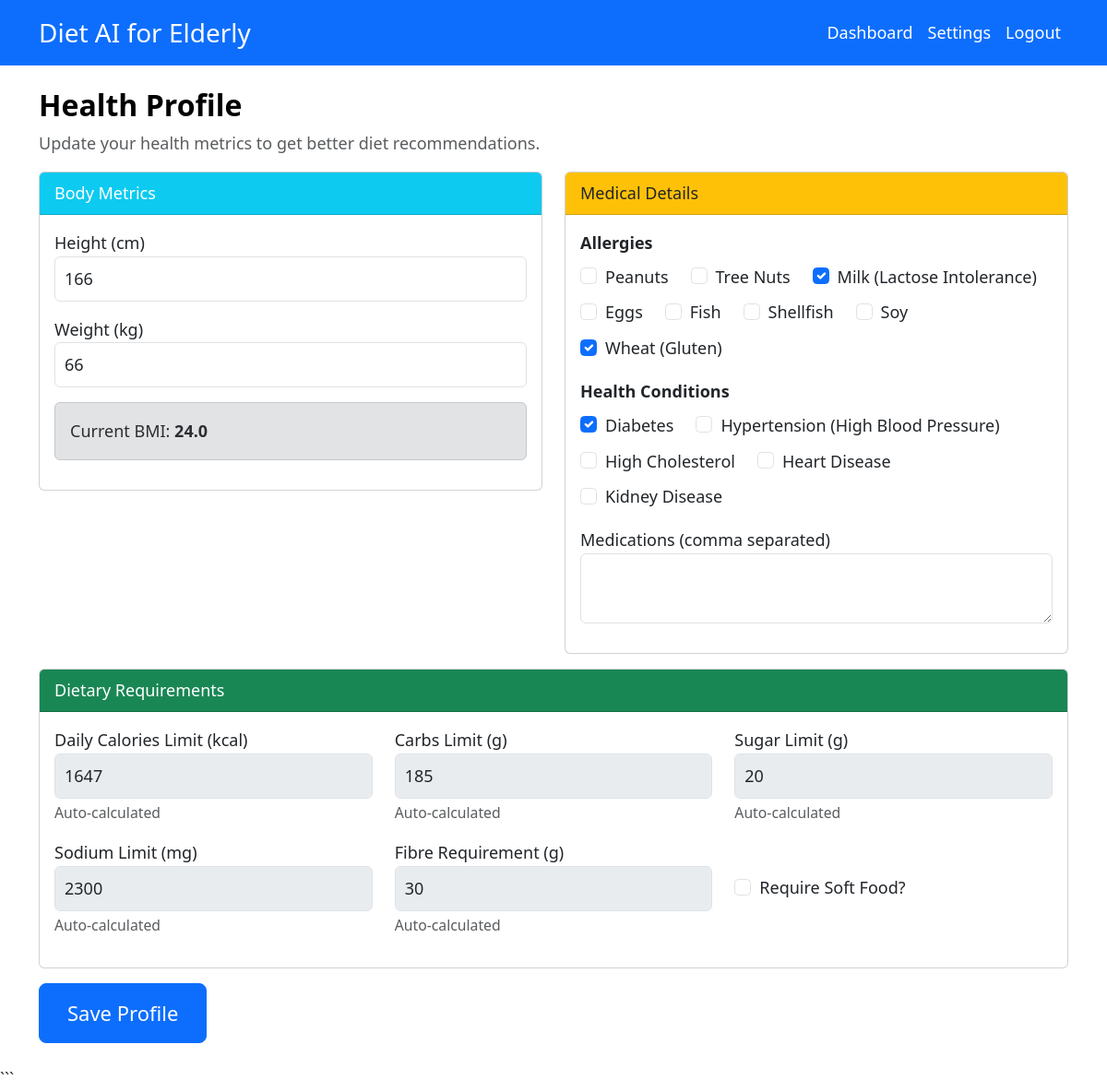
The page /pages/profile.php (signed in) on the database its author committed.
### tables this page shows
CREATE TABLE `profiles` (
  `profileID` varchar(50) NOT NULL,
  `elderlyID` varchar(50) NOT NULL,
  `height` double NOT NULL,
  `weight` double NOT NULL,
  `bmi` double NOT NULL,
  `allergies` text DEFAULT NULL,
  `healthCondition` text DEFAULT NULL,
  `caloriesLimit` double DEFAULT 0,
  `carbsLimit` double DEFAULT 0,
  `sugarLimit` double DEFAULT 0,
  `sodiumLimit` double DEFAULT 0,
  `fibreRequirement` double DEFAULT 0,
  `softFoodRequirement` tinyint(1) DEFAULT 0,
  `medicationList` text DEFAULT NULL
);

### includes/auth.php (called while the page is built, shortened)
<?php
function getCurrentUser()
{
    global $pdo;
    require_once __DIR__ . '/../classes/User.php';
    $stmt = $pdo->prepare("SELECT * FROM users WHERE userID = ?");
    $stmt->execute([$_SESSION['user_id']]);
    $data = $stmt->fetch(PDO::FETCH_ASSOC);
    if ($data) {
        switch ($data['role']) {
            case 'Elderly':
            case 'User':
                return new Elderly($pdo, $data);
        }
    }
    return null;
}
?>

### classes/User.php (called while the page is built, shortened)
<?php
class User implements UserStrategy
{
    public function __construct($pdo, $data = null)
    {
        if ($data) {
            $this->userID = $data['userID'] ?? null;
        }
    }
}
?>

### classes/Profile.php (called while the page is built, shortened)
<?php
class Profile
{
    private $pdo;
    private $elderlyID;
    public function __construct($pdo, $elderlyID = null)
    {
        $this->pdo = $pdo;
        $this->elderlyID = $elderlyID;
        if ($elderlyID) {
            $this->load();
        }
    }
    private function load()
    {
        $stmt = $this->pdo->prepare("
            SELECT p.*, u.age, u.gender
            FROM profiles p
            JOIN users u ON p.elderlyID = u.userID
            WHERE p.elderlyID = ?
        ");
        $stmt->execute([$this->elderlyID]);
        $data = $stmt->fetch();
        if ($data) {
            $this->height = $data['height'];
            $this->weight = $data['weight'];
            $this->bmi = $data['bmi'];
            $this->allergies = json_decode($data['allergies'], true) ?? [];
            $this->healthCondition = json_decode($data['healthCondition'], true) ?? [];
            $this->caloriesLimit = $data['caloriesLimit'];
            $this->carbsLimit = $data['carbsLimit'];
            $this->sugarLimit = $data['sugarLimit'];
            $this->sodiumLimit = $data['sodiumLimit'];
            $this->fibreRequirement = $data['fibreRequirement'];
            $this->softFoodRequirement = (bool) $data['softFoodRequirement'];
        }
    }
}
?>

### pages/profile.php (the view, shortened to what this page needs)
<?php
require_once '../includes/auth.php';
require_once '../includes/db.php';
require_once '../classes/Profile.php';
$user = getCurrentUser();
$profile = new Profile($pdo, $user->userID);
$availableAllergies = [
    'Peanuts',
    'Tree Nuts',
    'Milk (Lactose Intolerance)',
    'Eggs',
    'Fish',
    'Shellfish',
    'Soy',
    'Wheat (Gluten)'
];
$availableConditions = [
    'Diabetes',
    'Hypertension (High Blood Pressure)',
    'High Cholesterol',
    'Heart Disease',
    'Kidney Disease'
];
include '../includes/header.php';
?>
<div class="row">
    <div class="col-md-12">
        <h2>Health Profile</h2>
        <p class="text-muted">Update your health metrics to get better diet recommendations.</p>
    </div>
</div>
<form method="post">
    <div class="row">
        <div class="col-md-6">
            <div class="card mb-3">
                <div class="card-header bg-info text-white">Body Metrics</div>
                <div class="card-body">
                    <div class="mb-3">
                        <label>Height (cm)</label>
                        <input type="number" step="0.1" name="height" class="form-control"
                            value="<?= $profile->height ?>" required>
                    </div>
                    <div class="mb-3">
                        <label>Weight (kg)</label>
                        <input type="number" step="0.1" name="weight" class="form-control"
                            value="<?= $profile->weight ?>" required>
                    </div>
                    <?php if ($profile->bmi): ?>
                        <div class="alert alert-secondary">Current BMI:
                            <strong><?= number_format($profile->bmi, 1) ?></strong>
                        </div>
                    <?php endif; ?>
                </div>
            </div>
        </div>
        <div class="col-md-6">
            <div class="card mb-3">
                <div class="card-header bg-warning text-dark">Medical Details</div>
                <div class="card-body">
                    <div class="mb-3">
                        <label class="form-label">Allergies</label>
                        <div class="d-flex flex-wrap gap-2">
                            <?php foreach ($availableAllergies as $allergy): ?>
                                <div class="form-check me-3">
                                    <input class="form-check-input" type="checkbox" name="allergies[]"
                                        value="<?= htmlspecialchars($allergy) ?>" id="allergy_<?= md5($allergy) ?>"
                                        <?= in_array($allergy, $profile->allergies) ? 'checked' : '' ?>>
                                    <label class="form-check-label" for="allergy_<?= md5($allergy) ?>">
                                        <?= htmlspecialchars($allergy) ?>
                                    </label>
                                </div>
                            <?php endforeach; ?>
                        </div>
                    </div>
                    <div class="mb-3">
                        <label class="form-label">Health Conditions</label>
                        <div class="d-flex flex-wrap gap-2">
                            <?php foreach ($availableConditions as $cond): ?>
                                <div class="form-check me-3">
                                    <input class="form-check-input" type="checkbox" name="healthCondition[]"
                                        value="<?= htmlspecialchars($cond) ?>" id="cond_<?= md5($cond) ?>"
                                        <?= in_array($cond, $profile->healthCondition) ? 'checked' : '' ?>>
                                    <label class="form-check-label" for="cond_<?= md5($cond) ?>">
                                        <?= htmlspecialchars($cond) ?>
                                    </label>
                                </div>
                            <?php endforeach; ?>
                        </div>
                    </div>
                    <div class="mb-3">
                        <label>Medications (comma separated)</label>
                        <textarea name="medicationList"
                            class="form-control"><?= implode(', ', $profile->medicationList) ?></textarea>
                    </div>
                </div>
            </div>
        </div>
    </div>
    <div class="row">
        <div class="col-md-12">
            <div class="card mb-3">
                <div class="card-header bg-success text-white">Dietary Requirements</div>
                <div class="card-body">
                    <div class="row">
                        <div class="col-md-4 mb-3">
                            <label>Daily Calories Limit (kcal)</label>
                            <input type="number" name="caloriesLimit" class="form-control"
                                value="<?= $profile->caloriesLimit ?>" readonly style="background-color: #e9ecef;">
                            <small class="text-muted">Auto-calculated</small>
                        </div>
                        <div class="col-md-4 mb-3">
                            <label>Carbs Limit (g)</label>
                            <input type="number" name="carbsLimit" class="form-control"
                                value="<?= $profile->carbsLimit ?>" readonly style="background-color: #e9ecef;">
                            <small class="text-muted">Auto-calculated</small>
                        </div>
                        <div class="col-md-4 mb-3">
                            <label>Sugar Limit (g)</label>
                            <input type="number" name="sugarLimit" class="form-control"
                                value="<?= $profile->sugarLimit ?>" readonly style="background-color: #e9ecef;">
                            <small class="text-muted">Auto-calculated</small>
                        </div>
                        <div class="col-md-4 mb-3">
                            <label>Sodium Limit (mg)</label>
                            <input type="number" name="sodiumLimit" class="form-control"
                                value="<?= $profile->sodiumLimit ?>" readonly style="background-color: #e9ecef;">
                            <small class="text-muted">Auto-calculated</small>
                        </div>
                        <div class="col-md-4 mb-3">
                            <label>Fibre Requirement (g)</label>
                            <input type="number" name="fibreRequirement" class="form-control"
                                value="<?= $profile->fibreRequirement ?>" readonly style="background-color: #e9ecef;">
                            <small class="text-muted">Auto-calculated</small>
                        </div>
                        <div class="col-md-4 mb-3 d-flex align-items-center">
                            <div class="form-check">
                                <input class="form-check-input" type="checkbox" name="softFoodRequirement" id="softFood"
                                    <?= $profile->softFoodRequirement ? 'checked' : '' ?>>
                                <label class="form-check-label" for="softFood">
                                    Require Soft Food?
                                </label>
                            </div>
                        </div>
                    </div>
                </div>
            </div>
        </div>
    </div>
    <button type="submit" class="btn btn-primary btn-lg mb-4">Save Profile</button>
</form>
<?php include '../includes/footer.php'; ?>

### assets/css/style.css (style rules this page uses)
:root { --font-size-base: 18px; --font-size-lg: 22px; --font-size-sm: 16px; --color-primary: #0d6efd; --color-contrast-text: #000000; }
body { font-size: var(--font-size-base); color: #333; line-height: 1.6; }
h1, h2, h3, h4, h5, h6 { color: var(--color-contrast-text); font-weight: 700; }
.btn-lg { font-size: var(--font-size-lg); padding: 15px 30px; }
.form-label { font-weight: 600; font-size: var(--font-size-base); }
.form-control, .form-select { font-size: var(--font-size-base); padding: 10px; }

### rows shown on the page
profiles: height "166", weight "66", bmi "24.0", caloriesLimit "1647", carbsLimit "185", sugarLimit "20", sodiumLimit "2300", fibreRequirement "30"

### other values the page prints
$allergy "Peanuts"
$allergy "Tree Nuts"
$allergy "Milk (Lactose Intolerance)"
$allergy "Eggs"
$allergy "Fish"
$allergy "Shellfish"
$allergy "Soy"
$allergy "Wheat (Gluten)"
$cond "Diabetes"
$cond "Hypertension (High Blood Pressure)"
$cond "High Cholesterol"
$cond "Heart Disease"
$cond "Kidney Disease"
